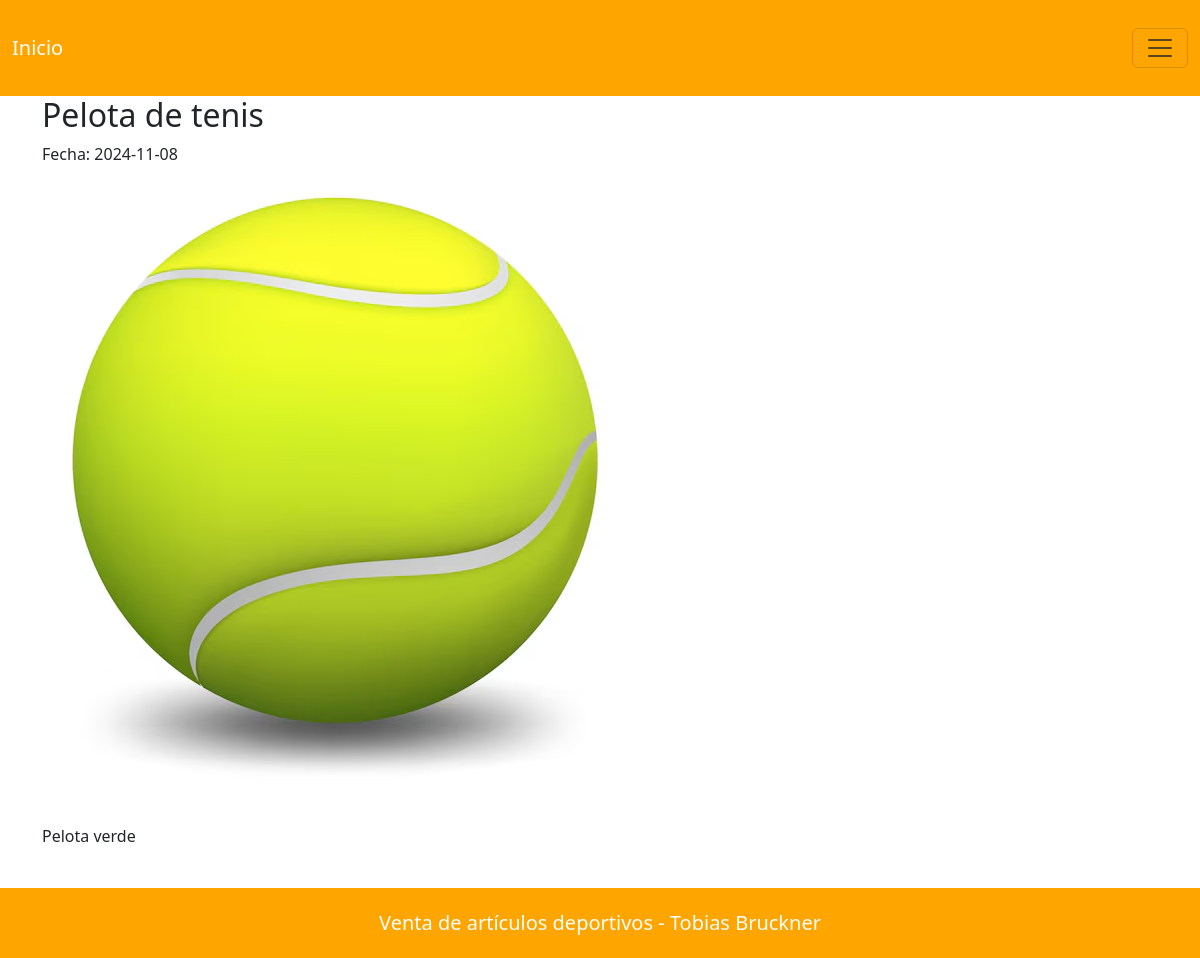
The app's page /pages/articulos.php?id=6 with its own data.
### tables this page shows
CREATE TABLE `articulos` (
  `id_articulo` int(11) NOT NULL,
  `titulo` varchar(90) DEFAULT NULL,
  `cuerpo` text DEFAULT NULL,
  `fecha_creacion` date DEFAULT NULL,
  `fecha_actualizacion` date DEFAULT NULL,
  `imagen` varchar(30) DEFAULT NULL,
  `fk_deporte` int(11) NOT NULL,
  `fk_usuario` int(11) NOT NULL
);

### pages/articulos.php (the view, shortened to what this page needs)
<?php
include_once("../components/header.php");
if($con!=NULL){
    if(isset($_GET['id'])){
    $id = $_GET['id'];
    $consulta = "SELECT * FROM articulos WHERE `id_articulo` = '$id'";
    $resultado = mysqli_query($con,$consulta);
    if($resultado!=NULL){
        print "<div>";
        while($filas = mysqli_fetch_array($resultado)){
         print "<h2>$filas[titulo]</h2>
                  <p>Fecha: $filas[fecha_creacion]</p>
                 <figure>
                     <img src=../imgs/$filas[imagen]>
                 </figure>
                 <p>$filas[cuerpo]</p>
        ";
        }
    }
}
}else{
    print "<h1>Algo se rompió!!!</h1>";
}
include_once("../components/footer.php");
?>

### records on screen
articulos: titulo "Pelota de tenis", fecha_creacion "2024-11-08", imagen (picture), cuerpo "Pelota verde"
